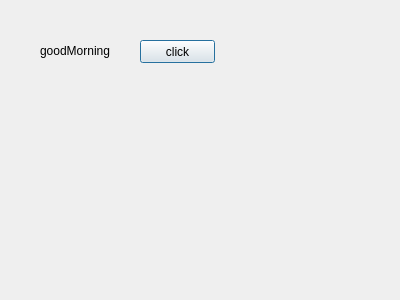
<?xml version="1.0" encoding="UTF-8"?>
<ui version="4.0">
 <class>Dialog</class>
 <widget class="QDialog" name="Dialog">
  <property name="geometry">
   <rect>
    <x>0</x>
    <y>0</y>
    <width>400</width>
    <height>300</height>
   </rect>
  </property>
  <property name="windowTitle">
   <string>Dialog</string>
  </property>
  <widget class="QLabel" name="lbl">
   <property name="geometry">
    <rect>
     <x>40</x>
     <y>40</y>
     <width>91</width>
     <height>21</height>
    </rect>
   </property>
   <property name="text">
    <string>goodMorning</string>
   </property>
  </widget>
  <widget class="QPushButton" name="pb">
   <property name="geometry">
    <rect>
     <x>140</x>
     <y>40</y>
     <width>75</width>
     <height>23</height>
    </rect>
   </property>
   <property name="text">
    <string>click</string>
   </property>
  </widget>
 </widget>
 <resources/>
 <connections/>
</ui>
